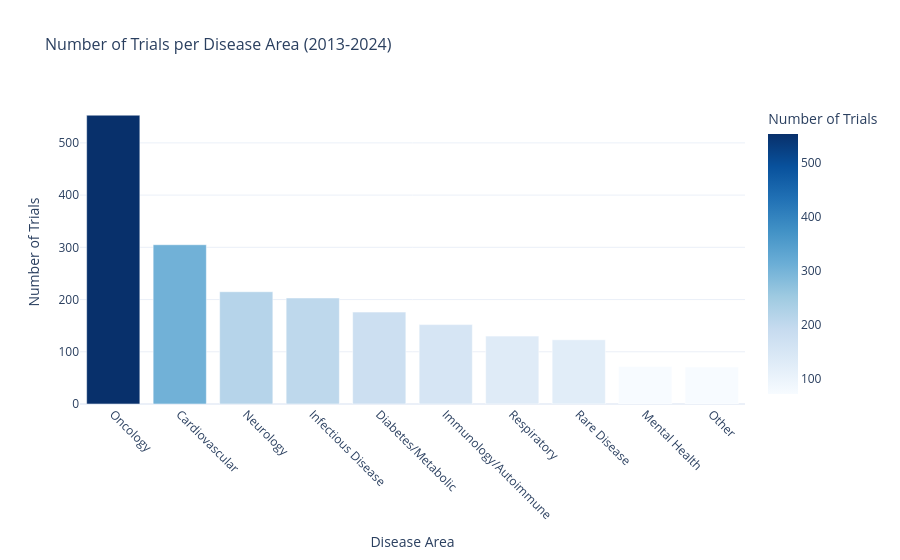

Notebook code for this chart:
### Code cell
# Chart 1: Disease Area Distribution
disease_counts = df['disease_area'].value_counts().reset_index()
disease_counts.columns = ['disease_area', 'count']

fig = px.bar(disease_counts, 
             x='disease_area', 
             y='count',
             title='Number of Trials per Disease Area (2013-2024)',
             labels={'disease_area': 'Disease Area', 'count': 'Number of Trials'},
             template='plotly_white',
             color='count',
             color_continuous_scale='Blues')

fig.update_xaxes(tickangle=45)
fig.update_layout(title_font_size=16, showlegend=False)
fig.show()

### Figure 1 — Plotly figure (JSON) as saved in the notebook; plotly's stock layout.template omitted (floating-point values rounded to 4 significant figures)
{"data": [{"hovertemplate": "Disease Area=%{x}<br>Number of Trials=%{marker.color}<extra></extra>", "legendgroup": "", "marker": {"color": [553, 305, 215, 203, 176, 152, 130, 123, 72, 71], "coloraxis": "coloraxis", "pattern": {"shape": ""}}, "name": "", "orientation": "v", "showlegend": false, "textposition": "auto", "type": "bar", "x": ["Oncology", "Cardiovascular", "Neurology", "Infectious Disease", "Diabetes/Metabolic", "Immunology/Autoimmune", "Respiratory", "Rare Disease", "Mental Health", "Other"], "xaxis": "x", "y": [553, 305, 215, 203, 176, 152, 130, 123, 72, 71], "yaxis": "y"}], "layout": {"barmode": "relative", "coloraxis": {"autocolorscale": false, "colorbar": {"title": {"text": "Number of Trials"}}, "colorscale": [[0, "rgb(247,251,255)"], [0.125, "rgb(222,235,247)"], [0.25, "rgb(198,219,239)"], [0.375, "rgb(158,202,225)"], [0.5, "rgb(107,174,214)"], [0.625, "rgb(66,146,198)"], [0.75, "rgb(33,113,181)"], [0.875, "rgb(8,81,156)"], [1, "rgb(8,48,107)"]]}, "legend": {"tracegroupgap": 0}, "showlegend": false, "title": {"font": {"size": 16}, "text": "Number of Trials per Disease Area (2013-2024)"}, "xaxis": {"anchor": "y", "domain": [0, 1], "tickangle": 45, "title": {"text": "Disease Area"}}, "yaxis": {"anchor": "x", "domain": [0, 1], "title": {"text": "Number of Trials"}}}}
